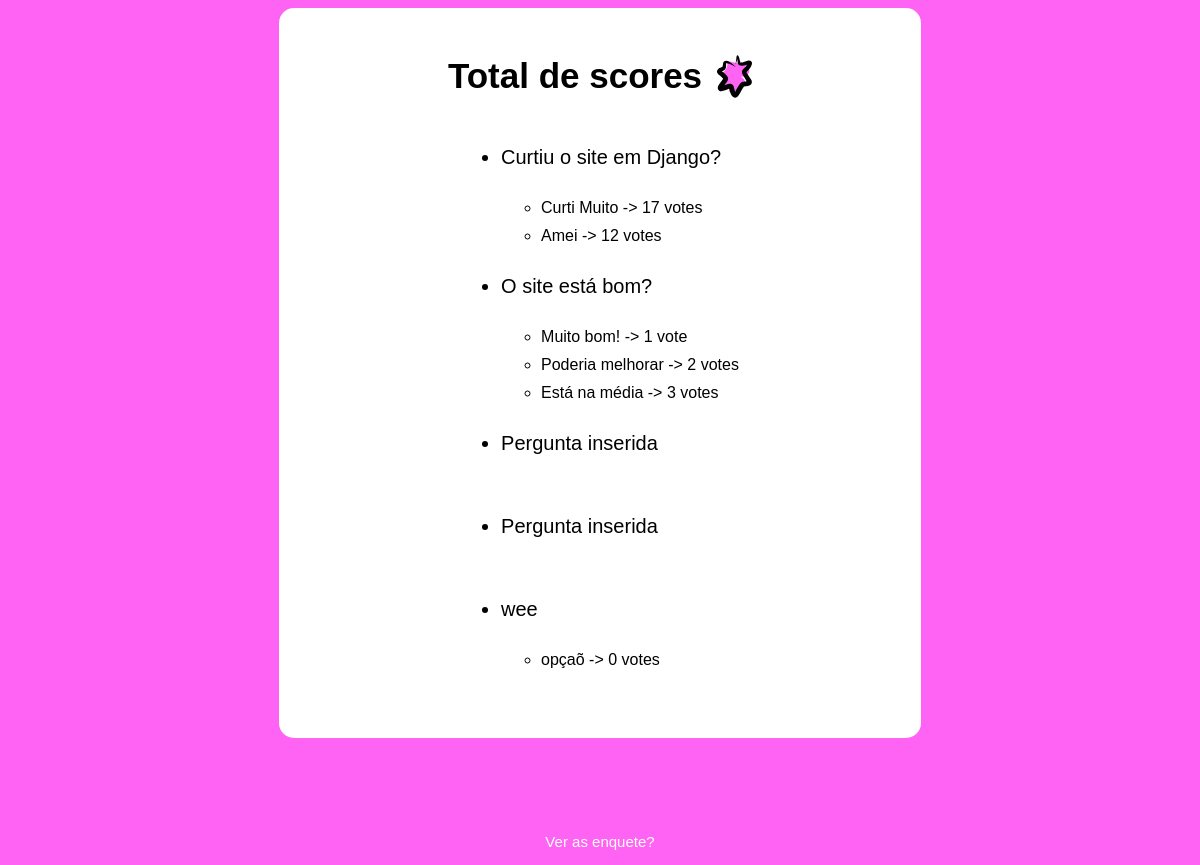
/polls/overall_score/, run on the app's committed database.
### polls/models.py (models this page shows, shortened)
class Question(models.Model):
    question_text = models.CharField(max_length=200)
    pub_date = models.DateTimeField('date_published')

class Choice(models.Model):
    question = models.ForeignKey(Question, on_delete=models.CASCADE)
    choice_text = models.CharField(max_length=200)
    vote = models.IntegerField(default=0)

### polls/views.py (the view)
# urls.py: path('overall_score/', views.overall_score, name='overall_score'),
def overall_score(request):
    question_all = Question.objects.all()
    question_id = Choice.objects.filter(pk=question_all)
    return render(request, 'polls/overall_score.html', {
        'question_all': question_all,
        'question_id':question_id
    })

### template/polls/overall_score.html (shortened to what this page needs)
{% load static %}
<!DOCTYPE html>
<html lang="en">
<head>
    <link rel="stylesheet" type="text/css" href="{% static '/css/overall_score.css' %}" />
</head>
<body class="body">
    <div class="content">
        <div class="title">
            <h1>Total de scores</h1>
            <img src="{%static '/img/score.svg' %}" alt='estrela' class="imagem"/>
        </div>
        {% if question_all %}
        <ul class="listagem1">
            {% for question in question_all %}
                <li class="question">{{ question.question_text}}</li>
                <ul class="listagem2">
                    {% for choice in question.choice_set.all %}
                        <li>{{ choice.choice_text }} -> {{ choice.vote }} vote{{ choice.vote|pluralize }}</li>
                    {% endfor %}
                </ul>
            {% endfor %}
        </ul>
        {% else %}
            <p>No polls are available.</p>
        {% endif %}
        <footer>
            <a href="{% url 'polls:index' %}" class="button">Ver as enquete?</a>
        </footer>
    </div>
</body>
</html>

### static/css/overall_score.css (style rules this page uses)
.body { background-color: #FF63F4; }
.content { align-items: center; background-color: #fff; width: 50%; height: 85vh; margin:auto; padding: 25px; border-radius: 15px; font-family: 'Poppins', sans-serif; display: flex; flex-direction: column; }
h1 { font-size: 35px; }
.imagem { width: 35px; }
.title { display: flex; flex-direction: row; justify-content: center; gap: 15px; }
.button { background-color: #FF63F4; height: 15px; width: 35vw; border-radius: 30px; cursor: pointer; text-decoration: none; color: #fff; padding: 15px; font-size: 15px; display: flex; flex-direction: row; justify-content: center; margin-top: 30%; align-items:end; }
.listagem1 { display: flex; flex-direction: column; justify-content: self center; gap: 20px; }
.question { font-size: 20px; margin: 10px 0px; }
.listagem2 { display: flex; flex-direction: column; justify-content: center; gap: 10px; }

### data on the page
Question: question_text "Curtiu o site em Django?"
Choice: choice_text "Curti Muito", vote "17"
Choice: choice_text "Amei", vote "12"
Question: question_text "O site está bom?"
Choice: choice_text "Muito bom!", vote "1"
Choice: choice_text "Poderia melhorar", vote "2"
Choice: choice_text "Está na média", vote "3"
Question: question_text "Pergunta inserida"
Question: question_text "Pergunta inserida"
Question: question_text "wee"
Choice: choice_text "opçaõ", vote "0"
